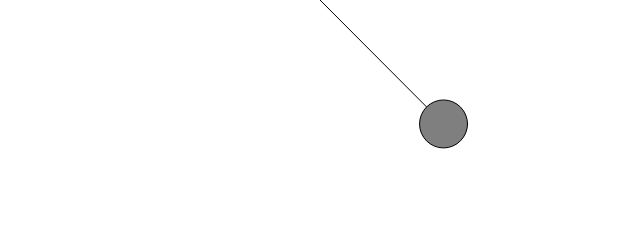
Frame 1 (no input)
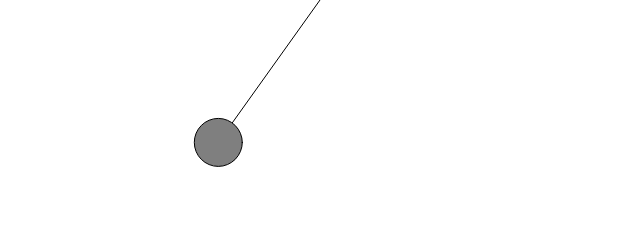
Frame 60 (no input)
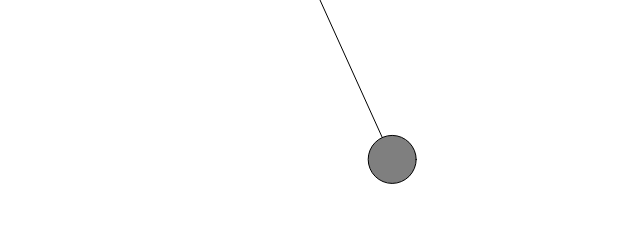
Frame 120 (the mouse pressed at the canvas centre since frame 60)

The p5.js sketch that drew these frames (run headless with seeded random() and noise() and a simulated clock; from frame 60 on, the mouse is pressed at the canvas centre):

// p5.js sketch
// ── sketch.js
let pendulum

function setup() {
  createCanvas(640, 240);
  
 pendulum = new Pendulum(width / 2, 0, 175);
}

function draw() {
  background(255);
  pendulum.update();
  pendulum.show();

  pendulum.drag(); // for user interaction
}

function mousePressed() {
  pendulum.clicked(mouseX, mouseY);
}

function mouseReleased() {
  pendulum.stopDragging();
}
// ── pendulum.js
class Pendulum {
 constructor(x, y, r) {
    // Fill all variables
    this.pivot = createVector(x, y);
    this.bob = createVector();
    this.r = r;
    this.angle = PI / 4;

    this.angleVel = 0.0;
    this.angleAcc = 0.0;
    this.damping = 0.995; // Arbitrary damping
    this.ballr = 24.0; // Arbitrary ball radius
  }

  update() {
    let gravity = 0.4;

    // divide by r takes torque and inertia into account;
    this.angleAcc = ((-1 * gravity) / this.r) * sin(this.angle);
    this.angleVel += this.angleAcc;
    this.angle += this.angleVel;
    this.angleVel *= this.damping;
  }

  show() {
    this.bob.set(this.r * sin(this.angle), this.r * cos(this.angle));
    this.bob.add(this.pivot);

    stroke(0);
    fill(127);
    line(this.pivot.x, this.pivot.y, this.bob.x, this.bob.y);
    circle(this.bob.x, this.bob.y, this.ballr * 2);
  }
  
    // The methods below are for mouse interaction

  // This checks to see if we clicked on the pendulum ball
  clicked(mx, my) {
    let d = dist(mx, my, this.bob.x, this.bob.y);
    if (d < this.ballr) {
      this.dragging = true;
    }
  }

  // This tells us we are not longer clicking on the ball
  stopDragging() {
    this.angleVel = 0; // No velocity once you let go
    this.dragging = false;
  }

  drag() {
    // If we are draging the ball, we calculate the angle between the
    // pendulum origin and mouse position
    // we assign that angle to the pendulum
    if (this.dragging) {
      let diff = p5.Vector.sub(this.pivot, createVector(mouseX, mouseY)); // Difference between 2 points
      this.angle = atan2(-1 * diff.y, diff.x) - radians(90); // Angle relative to vertical axis
    }
  }
}
